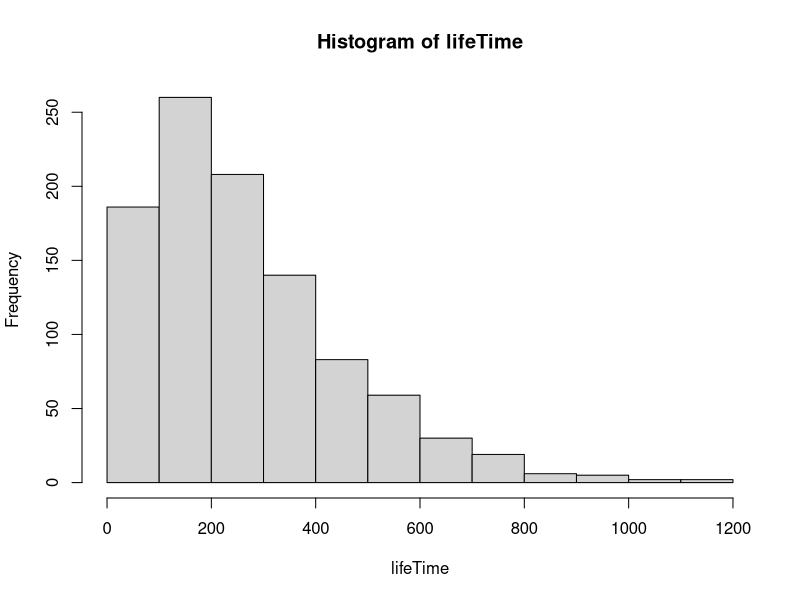

Write R code to recreate this figure. (Note: this script raises an error after producing the figure.)
rm(list=ls())
Q = matrix(
  c(-0.0085,  0.005,  0.0025,       0,   0.001,
          0, -0.014,   0.005,   0.004,   0.005,
          0,      0,  -0.008,   0.003,   0.005,
          0,      0,       0,  -0.009,   0.009,
          0,      0,       0,       0,       0),
  nrow = 5,
  ncol = 5)
Q <- t(Q)


## Task 7

woman = rep(1,1000) # Create 1000 women
N.iter = 1000

count = matrix(0, ncol = 5, nrow = N.iter) #

for (i in 1:N.iter){
  while (woman[i]<5){
    event = rexp(1,rate=-Q[woman[i],woman[i]])
    count[i,woman[i]] = event
    if (woman[i] <4){
    woman[i]=sample(x = c((woman[i]+1):5), size =1, replace =TRUE,
                    prob =-(Q[woman[i],(woman[i]+1):5])/Q[woman[i],woman[i]])
    }
    else{
      woman[i]=5
    }

  }
}

lifeTime = rowSums(count)
hist(lifeTime)
C = qchisq(p = c(0.025,0.975), df = 999)
# Conf for stadard deviation: see notes part 2 file
conf=c(sqrt(999*var(lifeTime)/C[2]),sqrt(999*var(lifeTime)/C[1]))
mean(lifeTime)

n = length(lifeTime)
Conf_control1 = mean(lifeTime) - qt(0.975, df =n-1) * sd(lifeTime) / sqrt(n)
Conf_control2 = mean(lifeTime) + qt(0.975, df =n-1) * sd(lifeTime) / sqrt(n)
c(mean(lifeTime),Conf_control1,Conf_control2) #mean and CI for the mean

#survival rate after 30.5 months
(sum(rowSums(count[,1:2])>30.5 & (count[,3]!=0 | count[,4]!=0)))/1000

############# Opgave 8
Q = Q[1:4,1:4]
funk = function(t){
  ones = rep(1,4)
  p0 = c(1,0,0,0)

  p = vector()
  for (i in 1:length(t)){
    p[i] = 1 - p0%*%expm(x = Q*t[i])%*%ones
  }
  return(p)

}
plot(opg8,type ='l',lwd = 3)
lines(ecdf(lifeTime),col='red',lwd = 3)

ks.test(lifeTime, funk)

########## Opgave 9
# Q matrix for treatment
Q2 = matrix(c(-0.0085,0,0,0,0
              ,0.0025,-0.014,0,0,0
              ,0.00125,0,-0.008,0,0
              ,0,0.002,0.003,-0.009,0
              ,0.001,0.005,0.005,0.009,0),5,5)

woman = rep(1,1000) # Create 1000 women
N.iter = 1000

count_treat = matrix(0, ncol = 5, nrow = N.iter) #

for (i in 1:N.iter){
  while (woman[i]<5){
    event = rexp(1,rate=-Q2[woman[i],woman[i]])
    count_treat[i,woman[i]] = event
    if (woman[i] <4){
      woman[i]=sample(x = c((woman[i]+1):5), size =1, replace =TRUE,
                      prob =-(Q2[woman[i],(woman[i]+1):5])/Q2[woman[i],woman[i]])
    }
    else{
      woman[i]=5
    }

  }
}

# S function for non-treatment
life_cdf=ecdf(lifeTime)

S_func = function(dt , t){
  S = (1000-dt(t)*1000)/1000
       return(S)
}
plot(S_func(life_cdf,1:1000))

# find s for treatment
lifeTimeTreat =rowSums(count_treat)
lifeTreat_cdf=ecdf(lifeTimeTreat)
plot(S_func(lifeTreat_cdf,1:1000))


# plot with death rate for treat and non-treat
plot(S_func(life_cdf,1:1000),col = 'red',type='l')
lines(S_func(lifeTreat_cdf,1:1000),col='blue',type='l')


#### Opgave 10
# Log rank test
N = (S_func(life_cdf,1:1000)+S_func(lifeTreat_cdf,1:1000))*1000
diff(N)
for (j in 1:1000){
  oo=oo+O[j]
  N[j] = 2000-O
}
